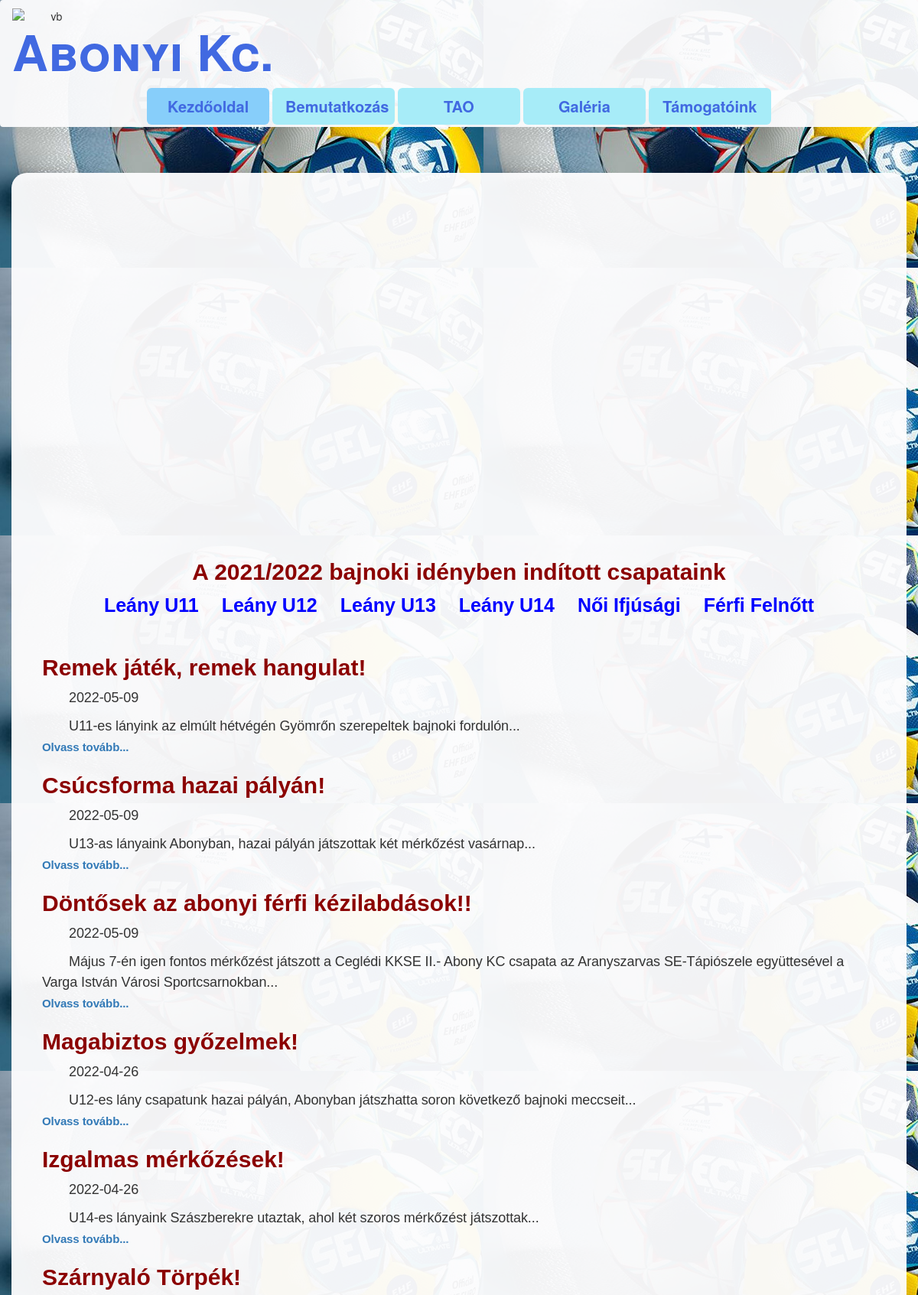
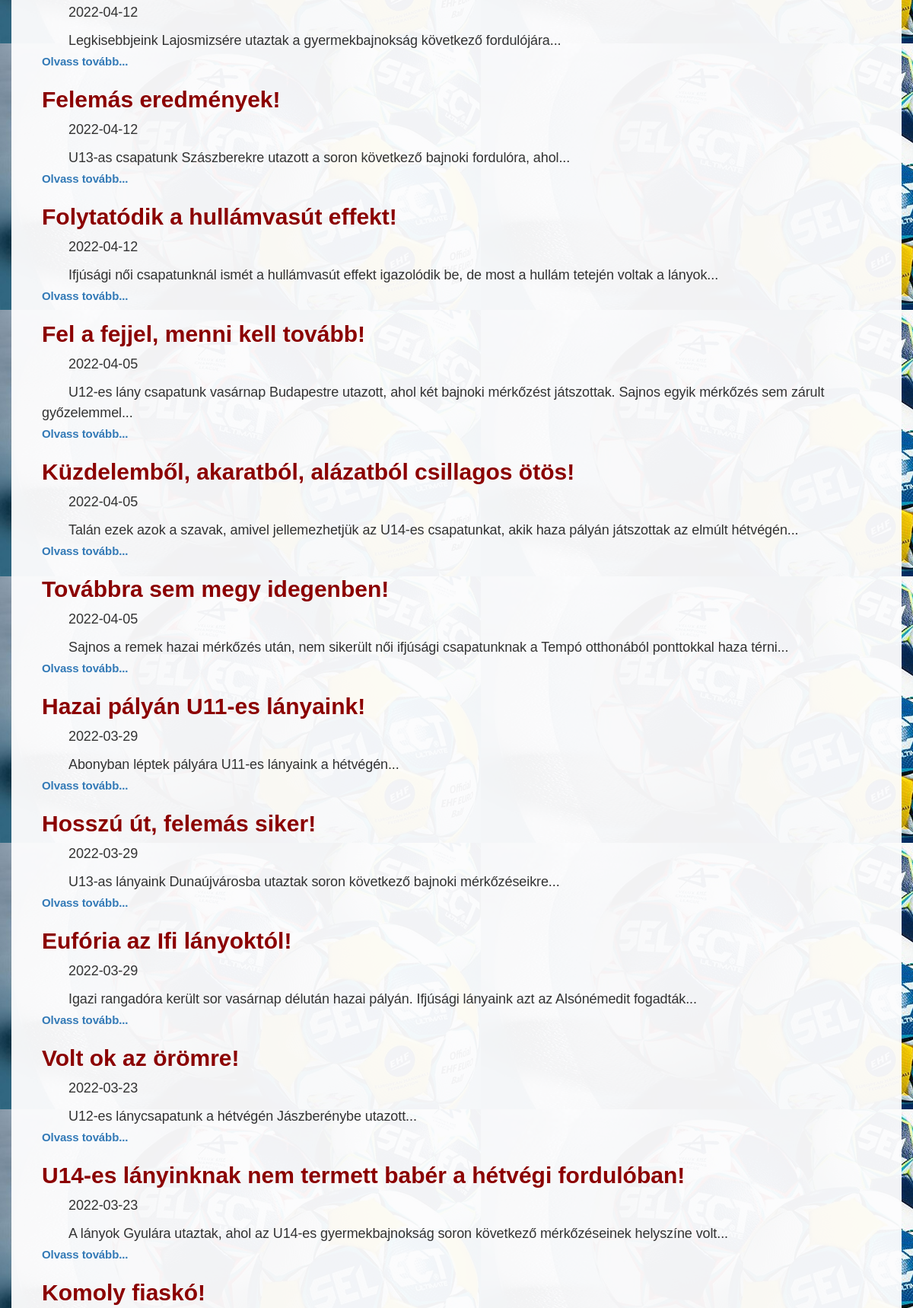
The page / (upper part) on the database its author committed (2 pictures, top to bottom).
### tables this page shows
CREATE TABLE `fooldal` (
  `id` int(2) NOT NULL,
  `cim` varchar(100) NOT NULL,
  `datum` date NOT NULL,
  `leiras` varchar(1000) DEFAULT NULL,
  `csapathorog` varchar(20)  NOT NULL
);

### db_connect.php (called while the page is built, shortened)
<?php
    class DB{
        private $server = "localhost";
        private $uName = "abonyikc_admin";
        private $password = "Abonyikc_2022";
        private $dbName = "abonyikc_abonyikc";
        private $connection;
        private function connect(){
            $this->connection = mysqli_connect(
                $this->server,
                $this->uName,
                $this->password,
                $this->dbName
            );
            if ($this->connection){
                return "A kapcsolat létrejött";
            }
            else{
                return "A kapcsolat nem jött létre";
            }
        }
        public function query($sqlcmd){
            mysqli_set_charset($this->connection, "utf8mb4");
            $result = mysqli_query($this->connection, $sqlcmd);
            return $result;
        }
    }
    $db = new DB();
?>

### index.php (the view, shortened to what this page needs)
<?php
    include("db_connect.php");
    $tabla = [];
    $sqlcmd = "SELECT * FROM fooldal order by id desc";
    $result = $db->query($sqlcmd);
    for($i = 0; $i < mysqli_num_rows($result); $i++)
    {
        $tabla[$i] = mysqli_fetch_assoc($result);
    }
?>
<!DOCTYPE html>
<html lang="hu">
    <head>
        <link rel="stylesheet" href="https://maxcdn.bootstrapcdn.com/bootstrap/3.4.1/css/bootstrap.min.css">
        <link rel="stylesheet" href="kezilabda.css">
    </head>
    <body>
        <div>
            <nav class="navbar">
                <div class="container-fluid">
                    <div><img src="Kepek/logo_8_Vágott.png" class="logo" alt="vb"></div>
                    <h1 class="akc">Abonyi Kc.</h1>
                    <a href="index.php" class="btn btn-lg" style="background-color: lightskyblue">Kezdőoldal</a>
                    <a href="bemutatkozas.php" class="btn btn-lg">Bemutatkozás</a>
                    <a href="tao.php" class="btn btn-lg">TAO</a>
                    <a href="galeria.php" class="btn btn-lg">Galéria</a>
                    <a href="tamogatoink.php" class="btn btn-lg">Támogatóink</a>
                </div>
            </nav>
        </div>
        <div class="container">
            <header>
            <br>
            </header>
            <section>
            <div class="slideshow-container">
            </div>
            <br>
            <h2>A 2021/2022 bajnoki idényben indított csapataink</h2>
            <div style="text-align: center;">
                <a href="u11.php" class="csapatnev">Leány U11</a>&nbsp;&nbsp;&nbsp;&nbsp;&nbsp;
                <a href="u12.php" class="csapatnev">Leány U12</a>&nbsp;&nbsp;&nbsp;&nbsp;&nbsp;
                <a href="u13.php" class="csapatnev">Leány U13</a>&nbsp;&nbsp;&nbsp;&nbsp;&nbsp;
                <a href="u14.php" class="csapatnev">Leány U14</a>&nbsp;&nbsp;&nbsp;&nbsp;&nbsp;
                <a href="uNoiIfi.php" class="csapatnev">Női Ifjúsági</a>&nbsp;&nbsp;&nbsp;&nbsp;&nbsp;
                <a href="fFelnott.php" class="csapatnev">Férfi Felnőtt</a>
            </div>
            <br />
            <?php
                foreach ($tabla as $t)
                {
                    echo "<h2 class='fooldalcim'>".$t["cim"]."</h2><p>".$t["datum"]."</p><p>".$t["leiras"].
                        "<br /><a class='lapteteje' href='".$t["csapathorog"]."'>Olvass tovább...</a></p>";
                }
            ?>
            <br />
            </section>
        </div>
    </body>
</html>

### kezilabda.css (style rules this page uses)
body { background-image: url('Kepek/select_labdak_2017.jpg'); background-attachment: fixed; }
.container { padding: 10px 40px 1px 40px; background: rgba(252, 252, 253, 0.96); margin-top: 60px; margin-bottom: 60px; border-top-left-radius: 20px; border-top-right-radius: 20px; border-bottom-right-radius: 20px; border-bottom-left-radius: 20px; font-size: large; font-family:Arial; }
.container-fluid { text-align: center; padding-top: 10px; }
.logo { width: 100px; float: left; margin-right: 5px; }
.akc { text-align: left; font-size: 65px; }
h1 { color:royalblue; font-variant:small-caps; font-weight: bold; font-size: 60px; text-align: center; text-shadow: 1px 1px white }
h2 { color:darkred; font-weight: bold; text-align: center; }
.fooldalcim { color:darkred; text-align: left; }
p { text-indent: 35px; text-align: left; letter-spacing: -0.1px; line-height: 150%; }
a { list-style-type: none; font-size: 20px; }
.btn { background-color: rgb(167, 236, 248); margin-top: 2px; margin-bottom: 2px; width: 160px; text-align: center; color: royalblue; font-size: 20px; font-weight: bolder; }
.lapteteje { font-weight: bold; font-size: 15px; }
.navbar { background-color: rgba(252, 252, 253, 0.945); }
.csapatnev { font-size: 25px; color: blue; font-weight: bold; }
* { box-sizing:border-box }
.slideshow-container { max-width: 1100px; position: relative; margin: auto; }

### rows shown on the page
fooldal: cim "Remek játék, remek hangulat!", datum "2022-05-09", leiras "U11-es lányink az elmúlt hétvégén Gyömrőn szerepeltek bajnoki fordulón..."
fooldal: cim "Csúcsforma hazai pályán!", datum "2022-05-09", leiras "U13-as lányaink Abonyban, hazai pályán játszottak két mérkőzést vasárnap..."
fooldal: cim "Döntősek az abonyi férfi kézilabdások!!", datum "2022-05-09", leiras "Május 7-én igen fontos mérkőzést játszott a Ceglédi KKSE II.- Abony KC csapata az Aranyszarvas SE-Tápiószele együttesével a Varga István Városi Sportcsarnokban..."
fooldal: cim "Magabiztos győzelmek!", datum "2022-04-26", leiras "U12-es lány csapatunk hazai pályán, Abonyban játszhatta soron következő bajnoki meccseit..."
fooldal: cim "Izgalmas mérkőzések!", datum "2022-04-26", leiras "U14-es lányaink Szászberekre utaztak, ahol két szoros mérkőzést játszottak..."
fooldal: cim "Szárnyaló Törpék!", datum "2022-04-12", leiras "Legkisebbjeink Lajosmizsére utaztak a gyermekbajnokság következő fordulójára..."
fooldal: cim "Felemás eredmények!", datum "2022-04-12", leiras "U13-as csapatunk Szászberekre utazott a soron következő bajnoki fordulóra, ahol..."
fooldal: cim "Folytatódik a hullámvasút effekt!", datum "2022-04-12", leiras "Ifjúsági női csapatunknál ismét a hullámvasút effekt igazolódik be, de most a hullám tetején voltak a lányok..."
fooldal: cim "Fel a fejjel, menni kell tovább!", datum "2022-04-05", leiras "U12-es lány csapatunk vasárnap Budapestre utazott, ahol két bajnoki mérkőzést játszottak. Sajnos egyik mérkőzés sem zárult győzelemmel..."
fooldal: cim "Küzdelemből, akaratból, alázatból csillagos ötös!", datum "2022-04-05", leiras "Talán ezek azok a szavak, amivel jellemezhetjük az U14-es csapatunkat, akik haza pályán játszottak az elmúlt hétvégén..."
fooldal: cim "Továbbra sem megy idegenben!", datum "2022-04-05", leiras "Sajnos a remek hazai mérkőzés után, nem sikerült női ifjúsági csapatunknak a Tempó otthonából ponttokkal haza térni..."
fooldal: cim "Hazai pályán U11-es lányaink!", datum "2022-03-29", leiras "Abonyban léptek pályára U11-es lányaink a hétvégén..."
fooldal: cim "Hosszú út, felemás siker!", datum "2022-03-29", leiras "U13-as lányaink Dunaújvárosba utaztak soron következő bajnoki mérkőzéseikre..."
fooldal: cim "Eufória az Ifi lányoktól!", datum "2022-03-29", leiras "Igazi rangadóra került sor vasárnap délután hazai pályán. Ifjúsági lányaink azt az Alsónémedit fogadták..."
fooldal: cim "Volt ok az örömre!", datum "2022-03-23", leiras "U12-es lánycsapatunk a hétvégén Jászberénybe utazott..."
fooldal: cim "U14-es lányinknak nem termett babér a hétvégi fordulóban!", datum "2022-03-23", leiras "A lányok Gyulára utaztak, ahol az U14-es gyermekbajnokság soron következő mérkőzéseinek helyszíne volt..."
fooldal: cim "Komoly fiaskó!"
